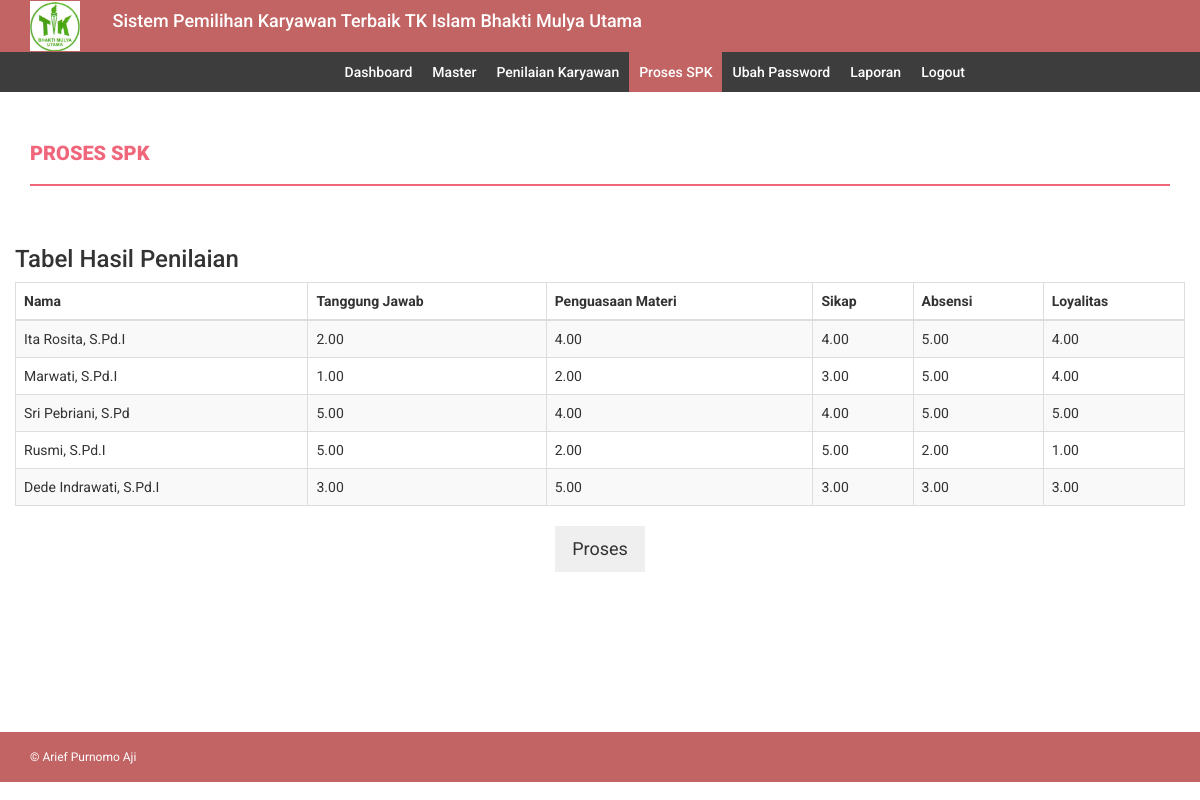
Screenshot of /proses_spk.php (signed in) with the database file from the repository.
### tables this page shows
CREATE TABLE `kriteria` (
  `id_kriteria` int(11) NOT NULL AUTO_INCREMENT,
  `kriteria` varchar(32) DEFAULT NULL,
  `bobot` float(5,2) DEFAULT NULL,
  `type` varchar(12) DEFAULT NULL,
  PRIMARY KEY (`id_kriteria`)
);

CREATE TABLE `karyawan` (
  `id_calon_kr` int(11) NOT NULL AUTO_INCREMENT,
  `NIK` varchar(100) NOT NULL,
  `nama` varchar(200) NOT NULL,
  `jeniskelamin` varchar(10) NOT NULL,
  `alamat` varchar(200) NOT NULL,
  `telepon` varchar(13) NOT NULL,
  `foto` varchar(200) NOT NULL,
  `ttl` date NOT NULL,
  `TempatLahir` varchar(200) NOT NULL,
  `PendidikanTerakhir` varchar(100) NOT NULL,
  `Jabatan` varchar(100) NOT NULL,
  `TglBergabung` date NOT NULL,
  `skill` varchar(200) DEFAULT NULL,
  `pengalaman` varchar(200) DEFAULT NULL,
  PRIMARY KEY (`id_calon_kr`)
);

CREATE TABLE `hasil_tpa` (
  `id_test` int(11) NOT NULL AUTO_INCREMENT,
  `id_calon_kr` int(11) DEFAULT NULL,
  `Tanggung Jawab` int(11) DEFAULT NULL,
  `Penguasaan Materi` int(11) DEFAULT NULL,
  `Sikap` int(11) DEFAULT NULL,
  `Absensi` int(11) DEFAULT NULL,
  `Loyalitas` int(11) DEFAULT NULL,
  PRIMARY KEY (`id_test`),
  KEY `id_calon_kr` (`id_calon_kr`)
);

CREATE TABLE `sub_kriteria` (
  `id_subkriteria` int(11) NOT NULL AUTO_INCREMENT,
  `id_kriteria` int(11) NOT NULL,
  `subkriteria` varchar(255) NOT NULL,
  `nilai` float(10,2) NOT NULL,
  PRIMARY KEY (`id_subkriteria`)
);

### db/db_config.php (called while the page is built, shortened)
<?php
	class database extends PDO{
		protected $dsn = 'mysql:host=localhost;dbname=db_spk';
		protected $dsu = 'root';
		protected $dsp = '';
		private $cmd = '';
		function __construct(){
			try {
				$this->db = new PDO($this->dsn,$this->dsu,$this->dsp);
			} catch (PDOException $e) {
				echo $e->getMessage();
			}
		}
		function select($c,$t){
			$this->cmd = "select $c from $t";
			return $this;
		}
		function insert($t,$v){
			$this->cmd = "insert into $t values($v)";
			return $this;
		}
		function delete($t){
			$this->cmd = "delete from $t";
			return $this;
		}
		function where($params){
			$this->cmd .= " where $params";
			return $this;
		}
		function order_by($c,$t){
			$this->cmd .= " order by $c $t";
			return $this;
		}
		function get(){
			$q = $this->db->prepare($this->cmd);
			$q->execute();
			return $q->fetchAll();
		}
		function getnilaisubkriteria($subkriteria)
		{
			foreach ($this->select('nilai','sub_kriteria')->where("id_subkriteria='$subkriteria'")->get() as $value) {
        		return $value[0];
            }
		}
	}
?>

### proses_spk.php (the view, shortened to what this page needs)
<?php include 'header.php';?>
<?php include 'menu.php';?>
    <div class="content-wrapper">
        <div class="container">
            <div class="row">
                <div class="col-md-12">
                    <h4 class="page-head-line">Proses SPK</h4>
                </div>
            </div>
            <div class="row">
                <h3>Tabel Hasil Penilaian</h3>
                <div class="table-responsive">
                    <table id="example0" class="table table-striped table-bordered table-hover">
                        <thead>
                            <tr>
                                <th>Nama </th>
                                <?php foreach ($db->select('kriteria','kriteria')->get() as $k): ?>
                                <th>
                                    <?php
                                        $tmp = explode('_',$k['kriteria']);
                                        echo ucwords(implode(' ',$tmp));
                                    ?>
                                </th>
                                <?php endforeach ?>
                            </tr>
                        </thead>
                        <tbody>
                            <?php
                                foreach ($db->select('karyawan.nama,hasil_tpa.*','karyawan,hasil_tpa')->where('karyawan.id_calon_kr=hasil_tpa.id_calon_kr')->get() as $data):
                            ?>
                                <tr>
                                    <td><?= $data['nama']?></td>
                                    <?php foreach ($db->select('kriteria','kriteria')->get() as $td): ?>
                                    <td><?= $db->getnilaisubkriteria($data[$td['kriteria']])?></td>
                                    <?php endforeach ?>
                                </tr>
                            <?php
                                endforeach;
                            ?>
                        </tbody>
                    </table>
                </div>
            </div>
            <div class="row">
                <div class="col-md-12 text-center">
                    <button class="btn btn-lg" onclick="tpl()">Proses</button>
                </div>
            </div>
            <br>
    </div>
</div>
<?php include 'footer.php'; ?>

### assets/css/style.css (style rules this page uses)
body { font-family: 'Roboto', sans-serif; line-height: 30px; }
.content-wrapper { margin-top: 40px; min-height: 600px; padding-bottom: 60px; }
.page-head-line { font-weight: 900; padding-bottom: 20px; border-bottom: 2px solid #F0677C; text-transform: uppercase; color: #F0677C; font-size: 20px; margin-bottom: 40px; }
.btn { border-radius: 0px; -webkit-border-radius: 0px; -moz-border-radius: 0px; }

### rows the page displays
kriteria: kriteria "Tanggung Jawab", kriteria.nilai "2.00", kriteria.nilai "1.00", nilaisubkriteria "5.00", nilaisubkriteria "3.00"
kriteria: kriteria "Penguasaan Materi", kriteria.nilai "4.00", nilaisubkriteria "2.00", nilaisubkriteria "4.00", nilaisubkriteria "5.00"
kriteria: kriteria "Sikap", nilaisubkriteria "4.00", kriteria.nilai "3.00", nilaisubkriteria "5.00", nilaisubkriteria "3.00"
kriteria: kriteria "Absensi", kriteria.nilai "5.00", nilaisubkriteria "5.00", nilaisubkriteria "2.00", nilaisubkriteria "3.00"
kriteria: kriteria "Loyalitas", nilaisubkriteria "4.00", nilaisubkriteria "5.00", nilaisubkriteria "1.00", nilaisubkriteria "3.00"
karyawan: nama "Ita Rosita, S.Pd.I"
karyawan: nama "Marwati, S.Pd.I"
karyawan: nama "Sri Pebriani, S.Pd"
karyawan: nama "Rusmi, S.Pd.I"
karyawan: nama "Dede Indrawati, S.Pd.I"
